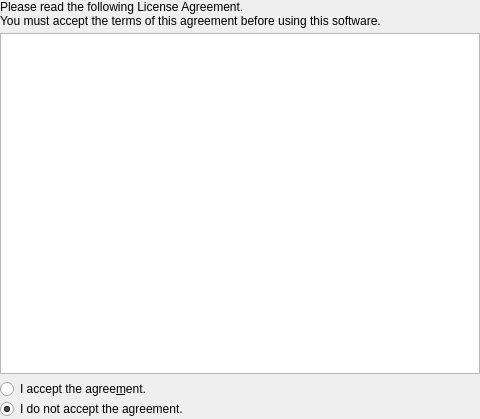
<?xml version="1.0" encoding="UTF-8"?>
<ui version="4.0">
 <class>licenseWidget</class>
 <widget class="QWidget" name="licenseWidget">
  <property name="geometry">
   <rect>
    <x>0</x>
    <y>0</y>
    <width>480</width>
    <height>419</height>
   </rect>
  </property>
  <property name="sizePolicy">
   <sizepolicy hsizetype="Preferred" vsizetype="Expanding">
    <horstretch>0</horstretch>
    <verstretch>0</verstretch>
   </sizepolicy>
  </property>
  <property name="windowTitle">
   <string>Form</string>
  </property>
  <layout class="QVBoxLayout" name="licenseLayout">
   <property name="spacing">
    <number>0</number>
   </property>
   <property name="leftMargin">
    <number>0</number>
   </property>
   <property name="topMargin">
    <number>0</number>
   </property>
   <property name="rightMargin">
    <number>0</number>
   </property>
   <property name="bottomMargin">
    <number>0</number>
   </property>
   <item>
    <widget class="QLabel" name="licenseLabel">
     <property name="text">
      <string>Please read the following License Agreement.
You must accept the terms of this agreement before using this software.</string>
     </property>
     <property name="textFormat">
      <enum>Qt::PlainText</enum>
     </property>
    </widget>
   </item>
   <item>
    <spacer name="verticalSpacer">
     <property name="orientation">
      <enum>Qt::Vertical</enum>
     </property>
     <property name="sizeType">
      <enum>QSizePolicy::Fixed</enum>
     </property>
     <property name="sizeHint" stdset="0">
      <size>
       <width>20</width>
       <height>5</height>
      </size>
     </property>
    </spacer>
   </item>
   <item>
    <widget class="QTextEdit" name="licenseContainer">
     <property name="focusPolicy">
      <enum>Qt::NoFocus</enum>
     </property>
     <property name="documentTitle">
      <string notr="true"/>
     </property>
     <property name="readOnly">
      <bool>true</bool>
     </property>
     <property name="html">
      <string notr="true">&lt;!DOCTYPE HTML PUBLIC &quot;-//W3C//DTD HTML 4.0//EN&quot; &quot;http://www.w3.org/TR/REC-html40/strict.dtd&quot;&gt;
&lt;html&gt;&lt;head&gt;&lt;meta name=&quot;qrichtext&quot; content=&quot;1&quot; /&gt;&lt;style type=&quot;text/css&quot;&gt;
p, li { white-space: pre-wrap; }
&lt;/style&gt;&lt;/head&gt;&lt;body style=&quot; font-family:'Oxygen-Sans'; font-size:10pt; font-weight:400; font-style:normal;&quot;&gt;
&lt;p style=&quot;-qt-paragraph-type:empty; margin-top:0px; margin-bottom:0px; margin-left:0px; margin-right:0px; -qt-block-indent:0; text-indent:0px;&quot;&gt;&lt;br /&gt;&lt;/p&gt;&lt;/body&gt;&lt;/html&gt;</string>
     </property>
    </widget>
   </item>
   <item>
    <spacer name="licenseSpacer">
     <property name="orientation">
      <enum>Qt::Vertical</enum>
     </property>
     <property name="sizeType">
      <enum>QSizePolicy::Fixed</enum>
     </property>
     <property name="sizeHint" stdset="0">
      <size>
       <width>20</width>
       <height>5</height>
      </size>
     </property>
    </spacer>
   </item>
   <item>
    <widget class="QRadioButton" name="licenseAcceptRadio">
     <property name="focusPolicy">
      <enum>Qt::NoFocus</enum>
     </property>
     <property name="text">
      <string>I accept the agree&amp;ment.</string>
     </property>
     <property name="checked">
      <bool>false</bool>
     </property>
    </widget>
   </item>
   <item>
    <widget class="QRadioButton" name="licenseRejectRadio">
     <property name="focusPolicy">
      <enum>Qt::NoFocus</enum>
     </property>
     <property name="text">
      <string>I do not accept the agreement.</string>
     </property>
     <property name="checked">
      <bool>true</bool>
     </property>
    </widget>
   </item>
  </layout>
 </widget>
 <resources/>
 <connections/>
</ui>
